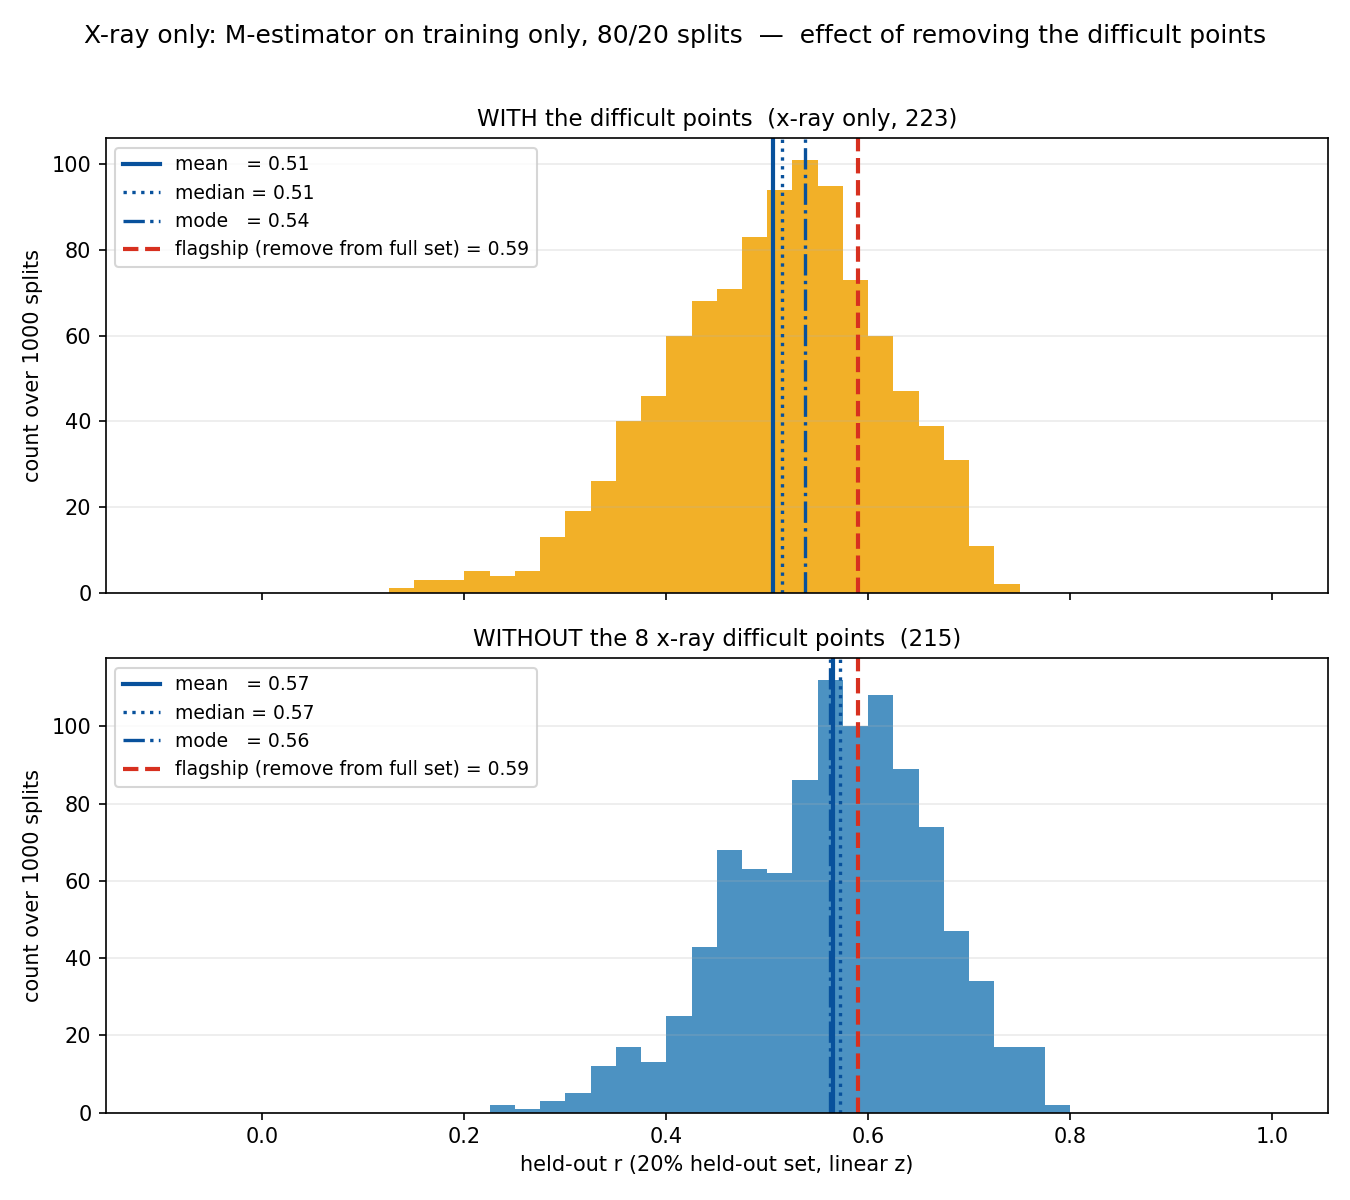

Write Python code to recreate this figure.
#!/usr/bin/env python3
"""
Same as heldout_xray_optical_remove10.py but on the X-RAY-ONLY subset (is_optical==0,
223 GRBs). Of the 10 difficult points, 8 are x-ray (050826A, 051109B, 080916A,
111008A, 130606A, 161129A, 220101A, 220521A); 100508A and 160314A are optical and
are not in this subset, so 8 are removed here.
"""
import warnings, numpy as np, pandas as pd, patsy
warnings.filterwarnings("ignore")
import statsmodels.api as sm
import matplotlib; matplotlib.use("Agg"); import matplotlib.pyplot as plt

SRC="/Users/spencergibson/Desktop/peter_code/grb_hogg_mixture/Data/superlearner_training_ot_v3_errcut_relative_isoptical.csv"
d=pd.read_csv(SRC); d.index=d[d.columns[0]].astype(str).str.replace("GRB","",regex=False).str.strip()
d=d[d.is_optical==0].copy()                                   # X-ray only
for b in ["log10Fa","log10T90","log10PeakFlux","log10NH","PhotonIndex","log10Ta","Alpha"]: d[b+"Sqr"]=d[b]**2
d["log10z"]=np.log10(d.Redshift_crosscheck+1)
W=("log10z ~ (log10FaSqr+log10T90+log10Fa+log10PeakFlux)**2+log10NH+PhotonIndex+log10Ta+Alpha"
   "+log10NHSqr+log10PeakFluxSqr+PhotonIndexSqr+log10TaSqr+log10T90Sqr+AlphaSqr")
yall,Xall=patsy.dmatrices(W,d,return_type="matrix"); yall=np.asarray(yall).ravel(); Xall=np.asarray(Xall)
OUT10=['050826A','051109B','080916A','100508A','111008A','130606A','160314A','161129A','220101A','220521A']
is_out=d.index.isin(OUT10)
print(f"X-ray only: {len(d)} GRBs; difficult points present: {is_out.sum()} "
      f"({sorted(d.index[is_out])})")
rlz=lambda pr,o:np.corrcoef(10**pr-1,10**o-1)[0,1]
def ols(Xtr,ytr,Xte): b,*_=np.linalg.lstsq(Xtr,ytr,rcond=None); return Xte@b
def heldout(rows, nsplits=1000, seed=0):
    idx=np.where(rows)[0]; rng=np.random.default_rng(seed); R=[]
    for _ in range(nsplits):
        perm=rng.permutation(idx); k=int(0.2*len(idx)); te=perm[:k]; tr=perm[k:]
        w=sm.RLM(yall[tr],Xall[tr],M=sm.robust.norms.HuberT()).fit().weights
        keep=tr[w>np.quantile(w,0.05)]
        R.append(rlz(ols(Xall[keep],yall[keep],Xall[te]),yall[te]))
    return np.array(R)
def flagship(rows, reps=20, K=10, seed=1):
    """M-estimator removes lowest 5% from the FULL sample, then repeated K-fold CV."""
    idx=np.where(rows)[0]
    w=sm.RLM(yall[idx],Xall[idx],M=sm.robust.norms.HuberT()).fit().weights
    keep=idx[w>np.quantile(w,0.05)]; rng=np.random.default_rng(seed); rs=[]
    for _ in range(reps):
        fold=rng.permutation(np.arange(len(keep))%K); P=np.full(len(keep),np.nan)
        for k in range(K):
            te=fold==k; P[te]=ols(Xall[keep[~te]],yall[keep[~te]],Xall[keep[te]])
        rs.append(rlz(P,yall[keep]))
    return float(np.mean(rs))
full=heldout(np.ones(len(d),bool)); cut=heldout(~is_out)
flag=flagship(np.ones(len(d),bool)); print(f"flagship (remove from full set, CV) = {flag:.3f}")
bins=np.linspace(-0.1,1.0,45)
def stats(R):
    h,e=np.histogram(R,bins=bins); return R.mean(),np.median(R),(e[np.argmax(h)]+e[np.argmax(h)+1])/2
mf=stats(full); mc=stats(cut)
print(f"\nWITH the 8 (n={len(d)}):   mean {mf[0]:.3f}  median {mf[1]:.3f}  mode {mf[2]:.2f}")
print(f"WITHOUT the 8 (n={int((~is_out).sum())}): mean {mc[0]:.3f}  median {mc[1]:.3f}  mode {mc[2]:.2f}")
print(f"shift in mean: {mc[0]-mf[0]:+.3f}")
fig,ax=plt.subplots(2,1,figsize=(9,8),sharex=True)
for a,(R,st,ttl,col) in zip(ax,[(full,mf,f"WITH the difficult points  (x-ray only, {len(d)})","#f0a202"),
                                 (cut,mc,f"WITHOUT the 8 x-ray difficult points  ({int((~is_out).sum())})","#2c7fb8")]):
    a.hist(R,bins=bins,color=col,alpha=0.85)
    a.axvline(st[0],color="#08519c",lw=2,label=f"mean   = {st[0]:.2f}")
    a.axvline(st[1],color="#08519c",lw=1.6,ls=":",label=f"median = {st[1]:.2f}")
    a.axvline(st[2],color="#08519c",lw=1.6,ls="-.",label=f"mode   = {st[2]:.2f}")
    a.axvline(flag,color="#d7301f",lw=2,ls="--",label=f"flagship (remove from full set) = {flag:.2f}")
    a.set_title(ttl,fontsize=11); a.set_ylabel("count over 1000 splits"); a.legend(fontsize=9,loc="upper left")
    a.grid(axis="y",alpha=0.25)
ax[1].set_xlabel("held-out r (20% held-out set, linear z)")
fig.suptitle("X-ray only: M-estimator on training only, 80/20 splits  —  effect of removing the difficult points",fontsize=12)
fig.tight_layout(rect=[0,0,1,0.97]); fig.savefig("heldout_xray_only_remove10.png",dpi=150)
print("\nwrote heldout_xray_only_remove10.png")
